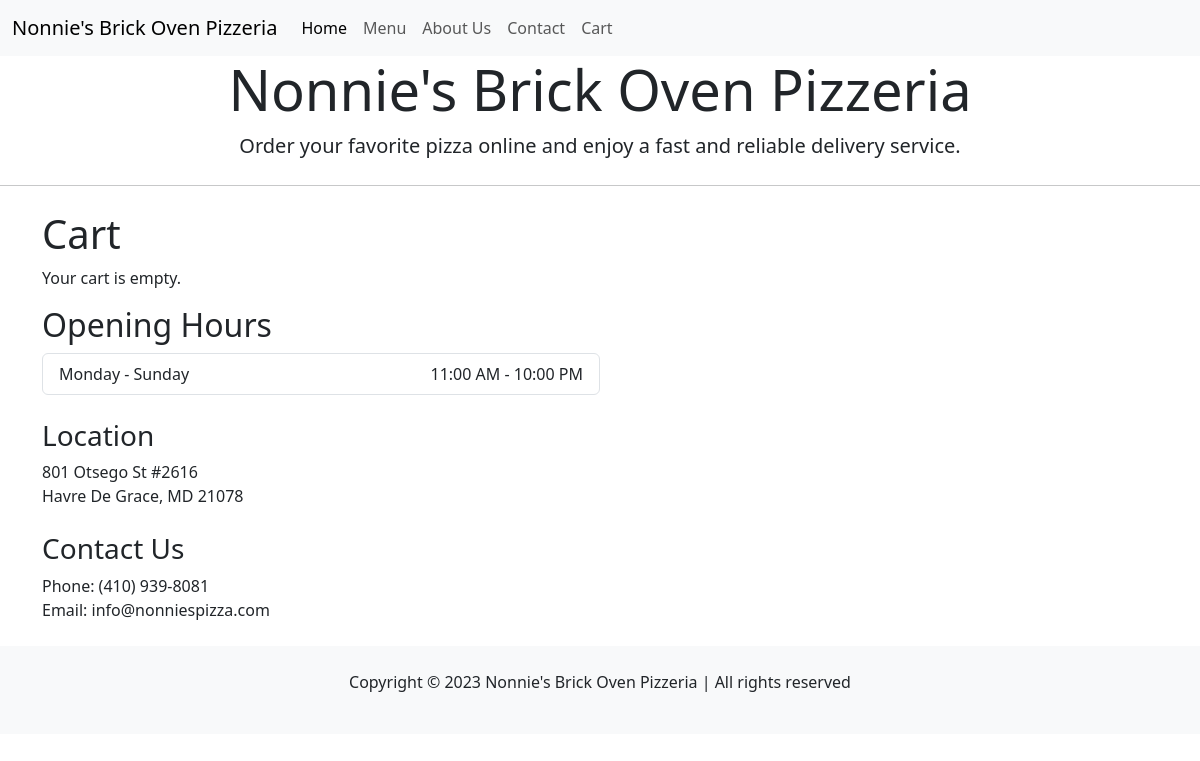
/menu/cart (signed in), run on an earlier commit of the app's database.
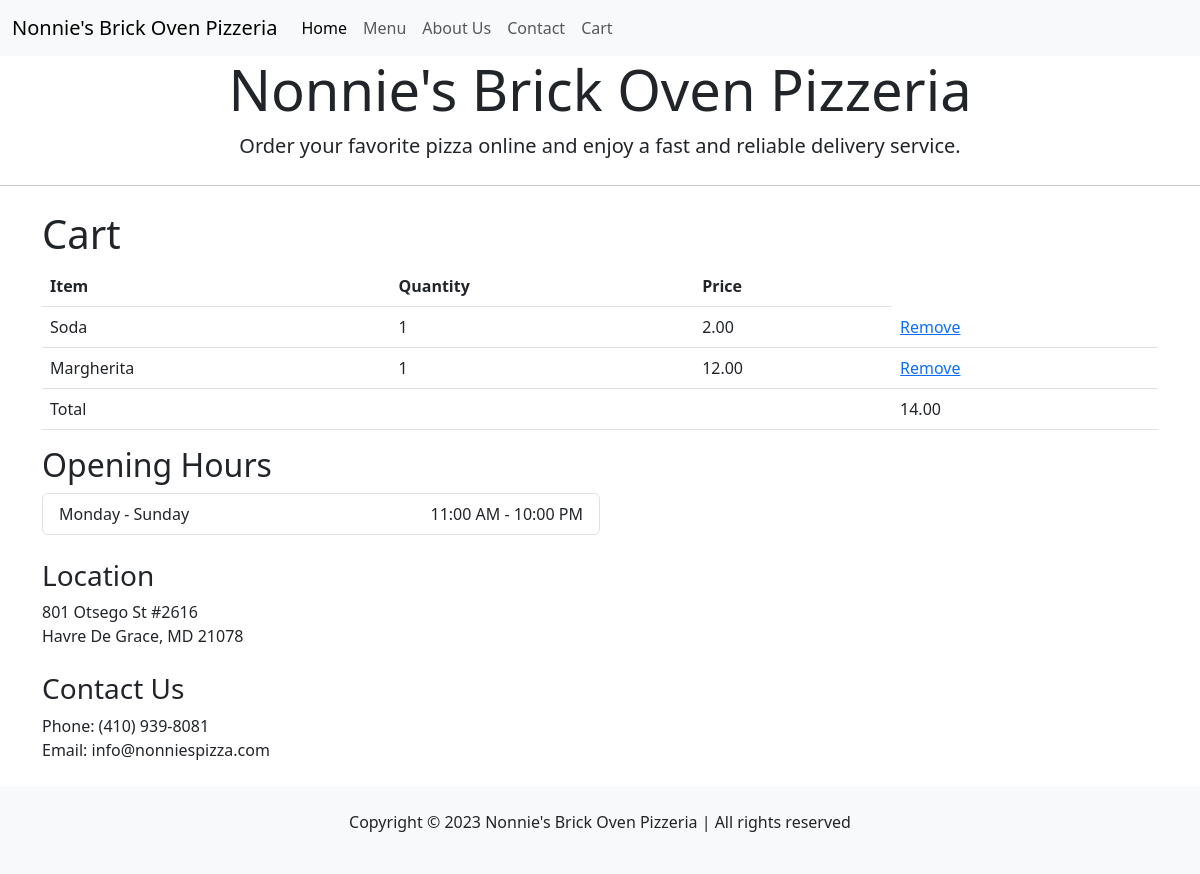
And on a later commit of the database.
### menu/models.py (models this page shows, shortened)
class CartItem(models.Model):
    cart = models.ForeignKey(Cart, on_delete=models.CASCADE)
    item = models.ForeignKey(Item, on_delete=models.CASCADE)
    quantity = models.IntegerField(default=1)

class Item(models.Model):
    name = models.CharField(max_length=100)
    description = models.TextField(blank=True)
    price = models.DecimalField(max_digits=6, decimal_places=2)
    category = models.ForeignKey(Category, on_delete=models.CASCADE, related_name='items')
    image = models.TextField(blank=True)

### menu/views.py (the view)
# urls.py: path("menu/cart", views.cart, name = "cart"),
@login_required
def cart(request):
    user_cart, created = Cart.objects.get_or_create(user=request.user)
    cart_items = CartItem.objects.filter(cart=user_cart)
    total_price = 0
    for item in cart_items:
        total_price += item.item.price * item.quantity
    context = {
        'cart_items': cart_items,
        'total_price': total_price,
    }
    return render(request, 'cart.html', context)

### menu/templates/cart.html (shortened to what this page needs)
<!doctype html>
<html lang="en">
<head>
  <link href="https://cdn.jsdelivr.net/npm/bootstrap@5.3.0-alpha3/dist/css/bootstrap.min.css" rel="stylesheet">
</head>
<body>
    <nav class="navbar navbar-expand-lg navbar-light bg-light">
        <div class="container-fluid">
          <a class="navbar-brand" href="#">Nonnie's Brick Oven Pizzeria</a>
          <div class="collapse navbar-collapse" id="navbarNav">
            <ul class="navbar-nav">
              <li class="nav-item">
                <a class="nav-link active" aria-current="page" href="/">Home</a>
              </li>
              <li class="nav-item">
                <a class="nav-link" href="/menu">Menu</a>
              </li>
              <li class="nav-item">
                <a class="nav-link" href="#">About Us</a>
              </li>
              <li class="nav-item">
                <a class="nav-link" href="menu/register">Contact</a>
              </li>
              <li class="nav-item">
                <a class="nav-link" href="menu/cart">Cart</a>
              </li>
            </ul>
          </div>
        </div>
      </nav>
      <div class="jumbotron bg-white">
        <h1 class="display-4 text-center">Nonnie's Brick Oven Pizzeria</h1>
        <p class="lead text-center">Order your favorite pizza online and enjoy a fast and reliable delivery service.</p>
        <hr class="my-4">
        </div>
    <div class="container mt-4">
        <h1>Cart</h1>
        {% if cart_items %}
          <table class="table table-hover">
            <thead>
              <tr>
                <th>Item</th>
                <th>Quantity</th>
                <th>Price</th>
              </tr>
            </thead>
            <tbody>
              {% for item in cart_items %}
                <tr>
                  <td>{{ item.item.name }}</td>
                  <td>{{ item.quantity }}</td>
                  <td>{{ item.item.price }}</td>
                  <td><a href="{% url 'remove_from_cart' item.pk %}">Remove</a></td>
                </tr>
              {% endfor %}
            </tbody>
            <tfoot>
              <tr>
                <td colspan="3">Total</td>
                <td>{{ total_price }}</td>
              </tr>
            </tfoot>
          </table>
        {% else %}
          <p>Your cart is empty.</p>
        {% endif %}
      <div class="col-md-6 mb-4">
        <h2>Opening Hours
        </h2>
        <ul class="list-group">
        <li class="list-group-item d-flex justify-content-between align-items-center">
            Monday - Sunday
            <span>11:00 AM - 10:00 PM</span>
        </li>
        </ul>
        <div class="mt-4">
        <h3>Location</h3>
        <p>801 Otsego St #2616<br> Havre De Grace, MD 21078</p>
        </div>
        <div class="mt-4">
        <h3>Contact Us</h3>
        <p>Phone: (410) 939-8081<br> Email: info@nonniespizza.com</p>
        </div>
        </div>
        </div>
        <footer class="bg-light py-4">
        <div class="container text-center">
        <p>Copyright © 2023
        Nonnie's Brick Oven Pizzeria | All rights reserved</p>
        </div>
        </footer>
        </body>
        </html>

What changed in the data, as far as the page shows it:
added CartItem: item.name "Soda", quantity "1", item.price "2.00"
added CartItem: item.name "Margherita", quantity "1", item.price "12.00"
Also different on the page:
{{ total_price }}: (not shown) → "14.00"
text no longer shown: "Your cart is empty."
text now shown: "Item Quantity Price Total"
